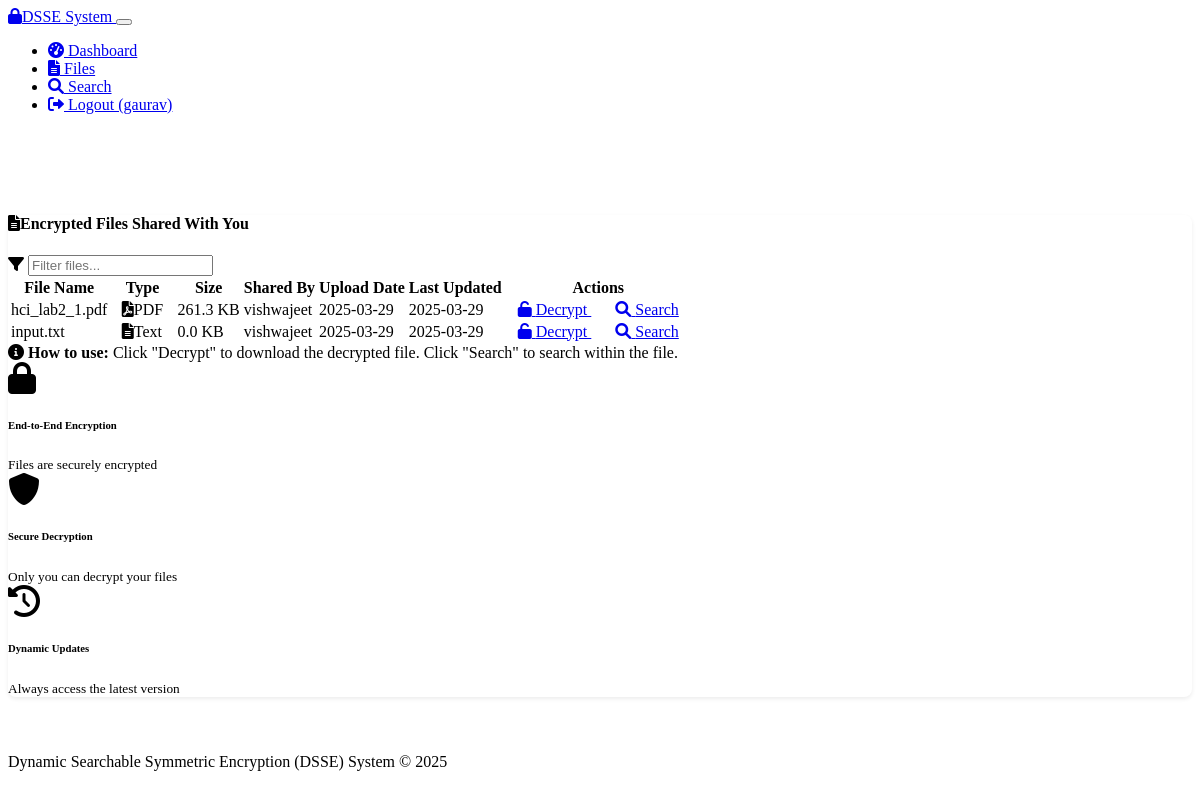
Screenshot of /client/files (signed in) with the database file from the repository.
### models.py (models this page shows, shortened)
class User(UserMixin, db.Model):
    id = db.Column(db.Integer, primary_key=True)
    username = db.Column(db.String(64), unique=True, nullable=False)
    email = db.Column(db.String(120), unique=True, nullable=False)
    password_hash = db.Column(db.String(256), nullable=False)
    is_server = db.Column(db.Boolean, default=False)
    created_at = db.Column(db.DateTime, default=datetime.utcnow)
    uploaded_files = db.relationship('File', backref='uploader', lazy='dynamic',
                                    foreign_keys='File.uploader_id')
    shared_files = db.relationship('FileShare', backref='client', lazy='dynamic')

class FileShare(db.Model):
    id = db.Column(db.Integer, primary_key=True)
    file_id = db.Column(db.Integer, db.ForeignKey('file.id'), nullable=False)
    client_id = db.Column(db.Integer, db.ForeignKey('user.id'), nullable=False)
    shared_at = db.Column(db.DateTime, default=datetime.utcnow)
    is_active = db.Column(db.Boolean, default=True)

class File(db.Model):
    id = db.Column(db.Integer, primary_key=True)
    filename = db.Column(db.String(255), nullable=False)
    original_filename = db.Column(db.String(255), nullable=False)
    file_type = db.Column(db.String(50), nullable=False)  # pdf, text, voice
    file_size = db.Column(db.Integer, nullable=False)
    encrypted = db.Column(db.Boolean, default=True)
    uploader_id = db.Column(db.Integer, db.ForeignKey('user.id'), nullable=False)
    uploaded_at = db.Column(db.DateTime, default=datetime.utcnow)
    updated_at = db.Column(db.DateTime, default=datetime.utcnow)
    iv = db.Column(db.LargeBinary, nullable=True)  # Initialization vector
    tag = db.Column(db.LargeBinary, nullable=True)  # Authentication tag
    salt = db.Column(db.LargeBinary, nullable=True)  # Salt for key derivation
    index_data = db.Column(db.Text, nullable=True)  # Encrypted index for search
    shares = db.relationship('FileShare', backref='file', lazy='dynamic')

### routes.py (the view)
@app.route('/client/files')
@login_required
def client_files():
    if current_user.is_server:
        flash('Access denied: Client view not available for server', 'danger')
        return redirect(url_for('index'))
    shared_files = FileShare.query.filter_by(client_id=current_user.id, is_active=True).all()
    return render_template('client/files.html', shared_files=shared_files)

### app.py (called while the page is built)
@app.context_processor
def inject_datetime():
    from datetime import datetime
    return {'datetime': datetime}

@login_manager.user_loader
def load_user(user_id):
    from models import User
    return User.query.get(int(user_id))

### templates/client/files.html (shortened to what this page needs)
{% extends 'base.html' %}
{% block content %}
<div class="row">
    <div class="col-12">
        <div class="card shadow">
            <div class="card-header bg-primary text-white">
                <h4 class="card-title mb-0"><i class="fas fa-file-alt me-2"></i>Encrypted Files Shared With You</h4>
            </div>
            <div class="card-body">
                {% if shared_files %}
                <div class="mb-3">
                    <div class="input-group">
                        <span class="input-group-text"><i class="fas fa-filter"></i></span>
                        <input type="text" class="form-control" id="fileSearch" placeholder="Filter files...">
                    </div>
                </div>
                <div class="table-responsive">
                    <table class="table table-striped table-hover" id="filesTable">
                        <thead class="table-dark">
                            <tr>
                                <th>File Name</th>
                                <th>Type</th>
                                <th>Size</th>
                                <th>Shared By</th>
                                <th>Upload Date</th>
                                <th>Last Updated</th>
                                <th>Actions</th>
                            </tr>
                        </thead>
                        <tbody>
                            {% for share in shared_files %}
                            <tr>
                                <td>{{ share.file.original_filename }}</td>
                                <td>
                                    {% if share.file.file_type == 'pdf' %}
                                    <span class="badge bg-danger"><i class="fas fa-file-pdf me-1"></i>PDF</span>
                                    {% elif share.file.file_type in ['mp3', 'wav', 'ogg'] %}
                                    <span class="badge bg-info"><i class="fas fa-file-audio me-1"></i>Audio</span>
                                    {% else %}
                                    <span class="badge bg-secondary"><i class="fas fa-file-alt me-1"></i>Text</span>
                                    {% endif %}
                                </td>
                                <td>{{ (share.file.file_size / 1024)|round(1) }} KB</td>
                                <td>{{ share.file.uploader.username }}</td>
                                <td>{{ share.file.uploaded_at.strftime('%Y-%m-%d') }}</td>
                                <td>{{ share.file.updated_at.strftime('%Y-%m-%d') }}</td>
                                <td>
                                    <div class="btn-group" role="group">
                                        <a href="{{ url_for('client_decrypt', file_id=share.file.id) }}" class="btn btn-sm btn-success">
                                            <i class="fas fa-unlock"></i> Decrypt
                                        </a>
                                        <a href="{{ url_for('client_search') }}?file_id={{ share.file.id }}" class="btn btn-sm btn-info">
                                            <i class="fas fa-search"></i> Search
                                        </a>
                                    </div>
                                </td>
                            </tr>
                            {% endfor %}
                        </tbody>
                    </table>
                </div>
                <div class="mt-4">
                    <div class="alert alert-info">
                        <i class="fas fa-info-circle me-2"></i>
                        <strong>How to use:</strong> Click "Decrypt" to download the decrypted file. Click "Search" to search within the file.
                    </div>
                </div>
                {% else %}
                <div class="alert alert-info">
                    <i class="fas fa-info-circle me-2"></i> No files have been shared with you yet.
                </div>
                {% endif %}
            </div>
            <div class="card-footer">
                <div class="row text-center">
                    <div class="col-md-4">
                        <i class="fas fa-lock fa-2x mb-2 text-info"></i>
                        <h6>End-to-End Encryption</h6>
                        <small class="text-muted">Files are securely encrypted</small>
                    </div>
                    <div class="col-md-4">
                        <i class="fas fa-shield-alt fa-2x mb-2 text-info"></i>
                        <h6>Secure Decryption</h6>
                        <small class="text-muted">Only you can decrypt your files</small>
                    </div>
                    <div class="col-md-4">
                        <i class="fas fa-history fa-2x mb-2 text-info"></i>
                        <h6>Dynamic Updates</h6>
                        <small class="text-muted">Always access the latest version</small>
                    </div>
                </div>
            </div>
        </div>
    </div>
</div>
{% endblock %}

### templates/base.html (shortened to what this page needs)
<!DOCTYPE html>
<html lang="en" data-bs-theme="dark">
<head>
    <link rel="stylesheet" href="https://cdn.replit.com/agent/bootstrap-agent-dark-theme.min.css">
    <link rel="stylesheet" href="https://cdnjs.cloudflare.com/ajax/libs/font-awesome/6.0.0/css/all.min.css">
    <link rel="stylesheet" href="{{ url_for('static', filename='css/custom.css') }}">
</head>
<body>
    <nav class="navbar navbar-expand-lg navbar-dark bg-dark mb-4">
        <div class="container">
            <a class="navbar-brand" href="{{ url_for('index') }}">
                <i class="fas fa-lock me-2"></i>DSSE System
            </a>
            <button class="navbar-toggler" type="button" data-bs-toggle="collapse" data-bs-target="#navbarNav" aria-controls="navbarNav" aria-expanded="false" aria-label="Toggle navigation">
            </button>
            <div class="collapse navbar-collapse" id="navbarNav">
                <ul class="navbar-nav ms-auto">
                    {% if current_user.is_authenticated %}
                        {% if current_user.is_server %}
                            <li class="nav-item">
                                <a class="nav-link {% if request.endpoint == 'server_dashboard' %}active{% endif %}" href="{{ url_for('server_dashboard') }}">
                                    <i class="fas fa-tachometer-alt me-1"></i> Dashboard
                                </a>
                            </li>
                            <li class="nav-item">
                                <a class="nav-link {% if request.endpoint == 'server_upload' %}active{% endif %}" href="{{ url_for('server_upload') }}">
                                    <i class="fas fa-upload me-1"></i> Upload
                                </a>
                            </li>
                            <li class="nav-item">
                                <a class="nav-link {% if request.endpoint == 'server_search' %}active{% endif %}" href="{{ url_for('server_search') }}">
                                    <i class="fas fa-search me-1"></i> Search
                                </a>
                            </li>
                        {% else %}
                            <li class="nav-item">
                                <a class="nav-link {% if request.endpoint == 'client_dashboard' %}active{% endif %}" href="{{ url_for('client_dashboard') }}">
                                    <i class="fas fa-tachometer-alt me-1"></i> Dashboard
                                </a>
                            </li>
                            <li class="nav-item">
                                <a class="nav-link {% if request.endpoint == 'client_files' %}active{% endif %}" href="{{ url_for('client_files') }}">
                                    <i class="fas fa-file-alt me-1"></i> Files
                                </a>
                            </li>
                            <li class="nav-item">
                                <a class="nav-link {% if request.endpoint == 'client_search' %}active{% endif %}" href="{{ url_for('client_search') }}">
                                    <i class="fas fa-search me-1"></i> Search
                                </a>
                            </li>
                        {% endif %}
                        <li class="nav-item">
                            <a class="nav-link" href="{{ url_for('logout') }}">
                                <i class="fas fa-sign-out-alt me-1"></i> Logout ({{ current_user.username }})
                            </a>
                        </li>
                    {% endif %}
                </ul>
            </div>
        </div>
    </nav>
    <div class="container">
    </div>
    <div class="container">
        {% block content %}{% endblock %}
    </div>
    <footer class="footer mt-5 py-3 bg-dark">
        <div class="container text-center">
            <span class="text-muted">Dynamic Searchable Symmetric Encryption (DSSE) System &copy; {{ datetime.now().year }}</span>
        </div>
    </footer>
</body>
</html>

### static/css/custom.css (style rules this page uses)
.container { padding-bottom: 2rem; }
.card { border-radius: 0.5rem; border: none; box-shadow: 0 0.125rem 0.25rem rgba(0, 0, 0, 0.075); margin-bottom: 1.5rem; }
.card-header { border-radius: 0.5rem 0.5rem 0 0 !important; border-bottom: none; }
.card-footer { border-radius: 0 0 0.5rem 0.5rem !important; border-top: none; }
.footer { position: relative; bottom: 0; width: 100%; }
.btn { border-radius: 0.25rem; padding: 0.375rem 0.75rem; }
.btn-success { background-color: var(--bs-success); border-color: var(--bs-success); }
.btn-info { background-color: var(--bs-info); border-color: var(--bs-info); }
.table-responsive { border-radius: 0.5rem; overflow: hidden; }
.table { margin-bottom: 0; }
.input-group-text { background-color: var(--bs-dark); border-color: var(--bs-dark); color: var(--bs-light); }
.badge { font-weight: normal; padding: 0.35em 0.65em; }
.alert { border-radius: 0.5rem; border: none; }

### rows the page displays
User: username "gaurav"
FileShare: file.original_filename "hci_lab2_1.pdf", shows "PDF", file.uploader.username "vishwajeet", file.uploaded_at "2025-03-29", file.updated_at "2025-03-29"
File: (share.file.file_size/1024)|round(1) "261.3"
FileShare: file.original_filename "input.txt", shows "Text", file.uploader.username "vishwajeet", file.uploaded_at "2025-03-29", file.updated_at "2025-03-29"
File: (share.file.file_size/1024)|round(1) "0.0"
